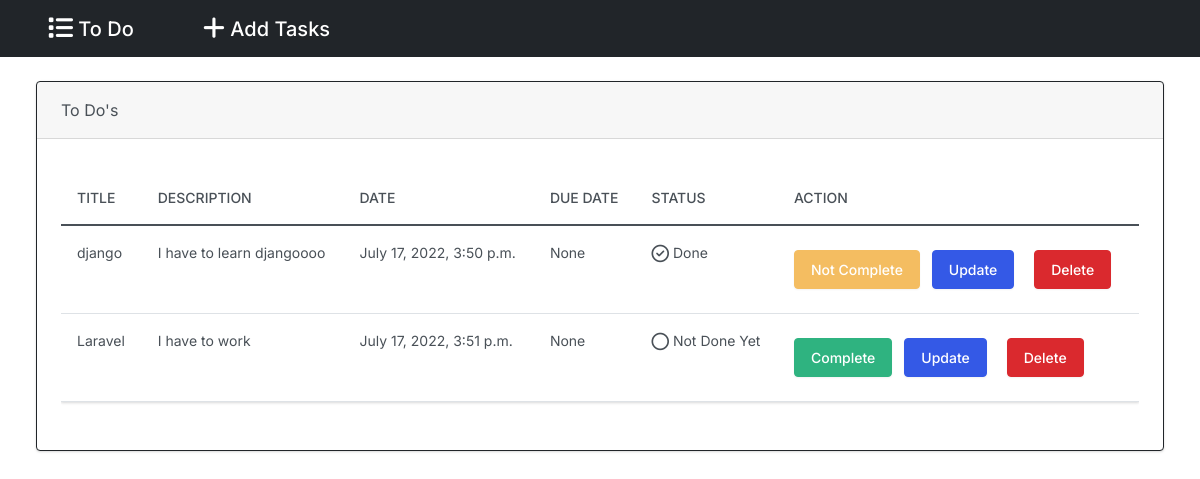
The app's page /, older data.
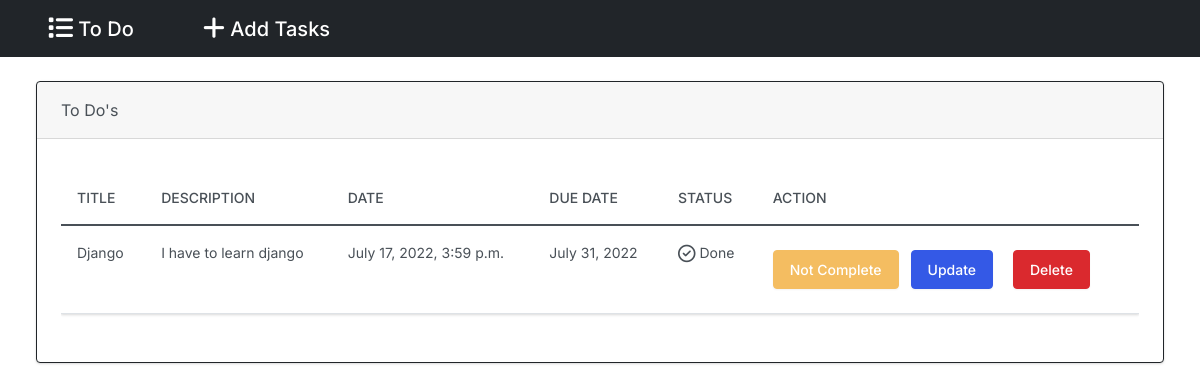
The same page, newer data.
### task/models.py (models this page shows, shortened)
class Todo(models.Model):
    task_title = models.CharField(max_length=50)
    description = models.CharField(max_length=150)
    date = models.DateTimeField(auto_now_add=True)
    due_date = models.DateField()
    status = models.BooleanField(default=False)

### task/views.py (the view)
# urls.py: path('', views.index, name='index'),
def index(request):
    return render(request, 'task/index.html', {
        'todos': Todo.objects.all()
    })

### task/templates/task/index.html (shortened to what this page needs)
{% extends "task/base.html" %}
{% block body %}
    {% if todos %}
    <div class="card border-dark mb-4 me-4 ms-4 mt-4">
      <div class="card-header">To Do's</div>
      <div class="card-body">
        <p class="card-text">
            <div class="table-responsive">
                <table class="table table-hover">
                    <thead>
                        <tr>
                            <th scope="col">Title</th>
                            <th scope="col">Description</th>
                            <th scope="col">Date</th>
                            <th scope="col">Due Date</th>
                            <th scope="col">Status</th>
                            <th scope="col">Action</th>
                        </tr>
                    </thead>
                    <tbody>
                        {% for todo in todos %}
                            <tr>
                                <td>{{ todo.task_title }}</td>
                                <td>{{ todo.description }}</td>
                                <td>{{ todo.date }}</td>
                                <td>{{ todo.due_date }}</td>
                                <td>
                                    {% if todo.status == 1 %}
                                         Done
                                    {% else %}
                                         Not Done Yet
                                    {% endif %}
                                </td>
                                <td>
                                    {% if todo.status == 0 %}
                                        <a href="{% url 'changestatus' todo.id %}" class="btn btn-success">Complete</a>
                                    {% else %}
                                        <a href="{% url 'changestatus' todo.id %}" class="btn btn-warning">Not Complete</a>
                                    {% endif %}
                                    <a class="btn btn-primary m-2" href="{% url 'updatetask' todo.id %}">Update</a>
                                    <a class="btn btn-danger m-2" href="{% url 'deletetask' todo.id %}">Delete</a>
                                </td>
                            </tr>
                        {% endfor %}
                    </tbody>
                </table>
            </div>
        </p>
      </div>
    </div>
    {% else %}
        <h2 class="alert alert-primary ms-4 me-4 mt-4">No ToDo's</h2>
    {% endif %}
{% endblock %}

### task/templates/task/base.html (shortened to what this page needs)
{% load static %}
<!doctype html>
<html lang="en">
<head>
    <link href="{% static 'css/bootstrap.min.css' %}" rel="stylesheet">
    <link rel="stylesheet" href="https://cdnjs.cloudflare.com/ajax/libs/font-awesome/6.1.1/css/all.min.css" />
</head>
<body class = "d-flex flex-column min-vh-100">
    <nav class="navbar navbar-expand-lg navbar-dark bg-dark">
        <div class="container-">
            <a class="navbar-brand ms-5" href="{% url 'index' %}">
                <i class="fa-solid fa-list fa-lg"></i> To Do
            </a>
            <a class="navbar-brand ms-5" href="{% url 'addtask' %}">
                <i class="fa-solid fa-plus fa-lg"></i> Add Tasks
            </a>
        </div>
    </nav>
    <div class="container-fluid">
        {% block body %}
        {% endblock %}
    </div>
</body>
</html>

Row changes from the older to the newer data that the page shows:
removed Todo: task_title "django", description "I have to learn djangoooo", date "July 17, 2022, 3:50 p.m.", due_date "None", status "Done"
removed Todo: task_title "Laravel", description "I have to work", date "July 17, 2022, 3:51 p.m.", due_date "None", status "Not Done Yet"
added Todo: task_title "Django", description "I have to learn django", date "July 17, 2022, 3:59 p.m.", due_date "July 31, 2022", status "Done"
